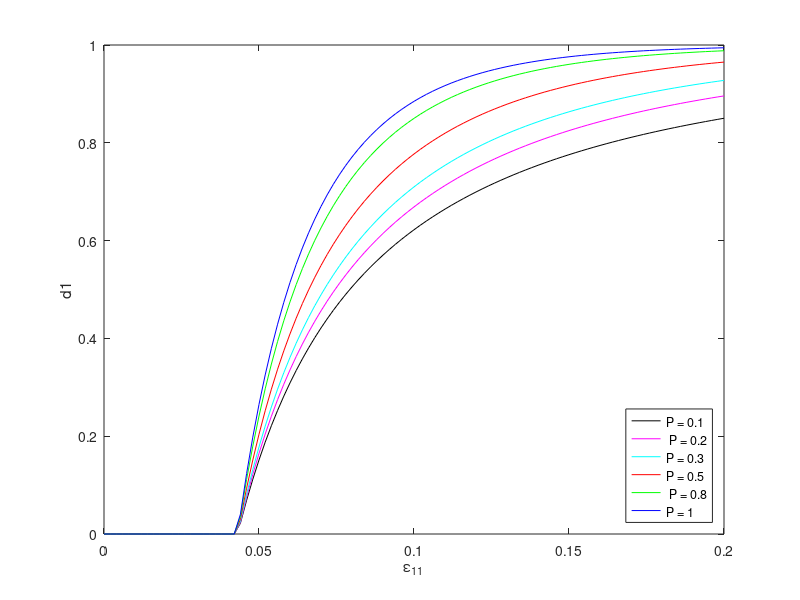

Here is the MATLAB script that generated this plot:
A=load('d1_0.1.txt');
d1_01= A(:,2);

B = load('d1_0.2.txt');
d1_02= B(:,2);

C=load('d1_0.3.txt');
d1_03 = C(:,2);

D= load('d1_0.5.txt');
d1_05= D(:,2);

E=load('d1_0.8.txt');
d1_08= E(:,2);

F= load('d1_1.txt');
d1_1 = F(:,2);
e11  = F(:,1);



figure(1,'position',[50,50,1000,750])
plot(e11,d1_01,'k-') 

hold on
plot(e11,d1_02,'m-') 

hold on
plot(e11,d1_03,'c-') 

hold on
plot(e11,d1_05,'r-') 

hold on
plot(e11,d1_08,'g-') 

hold on
plot(e11,d1_1,'b-') 


legend('P = 0.1',' P = 0.2','P = 0.3','P = 0.5',' P = 0.8','P = 1','Location','SouthEast')


xlabel('\epsilon_{11}')
ylabel('d1')




